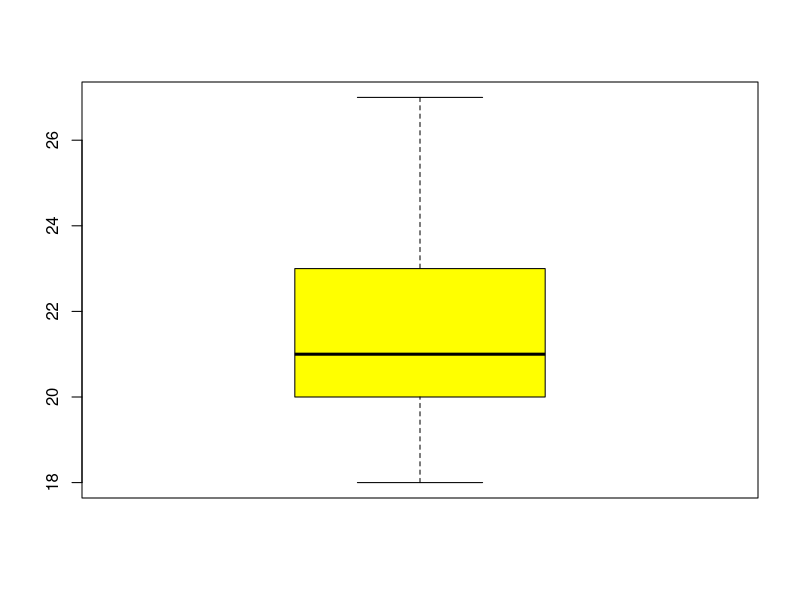
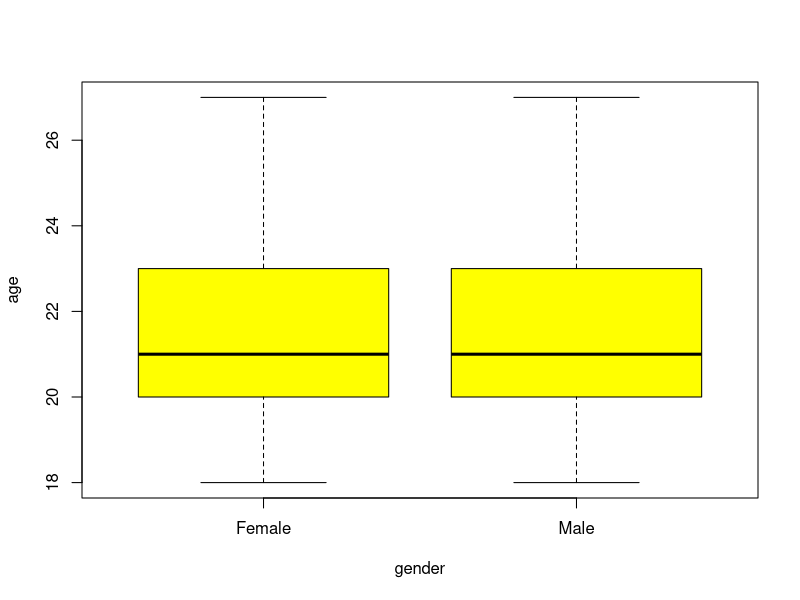
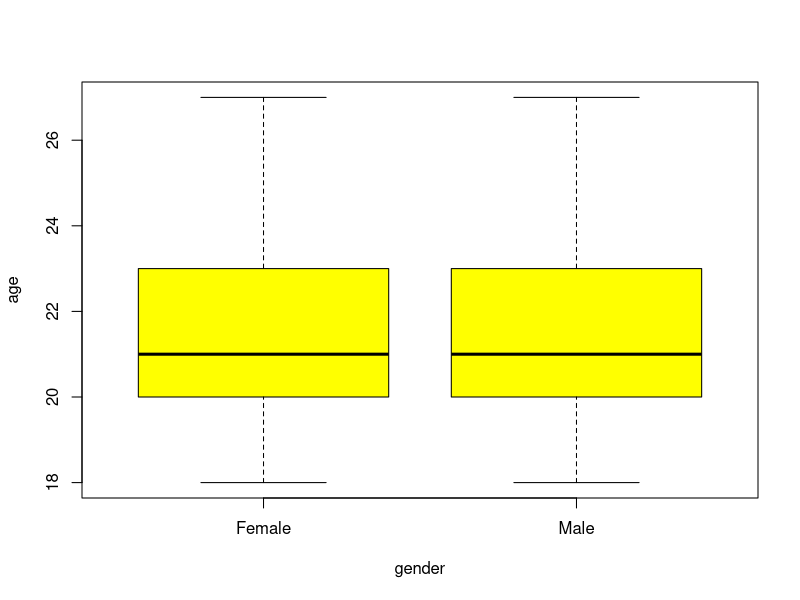
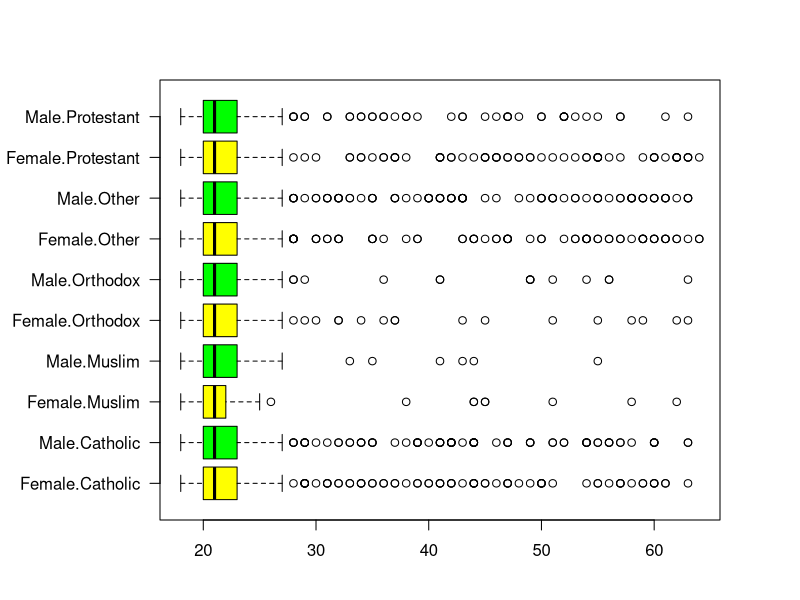
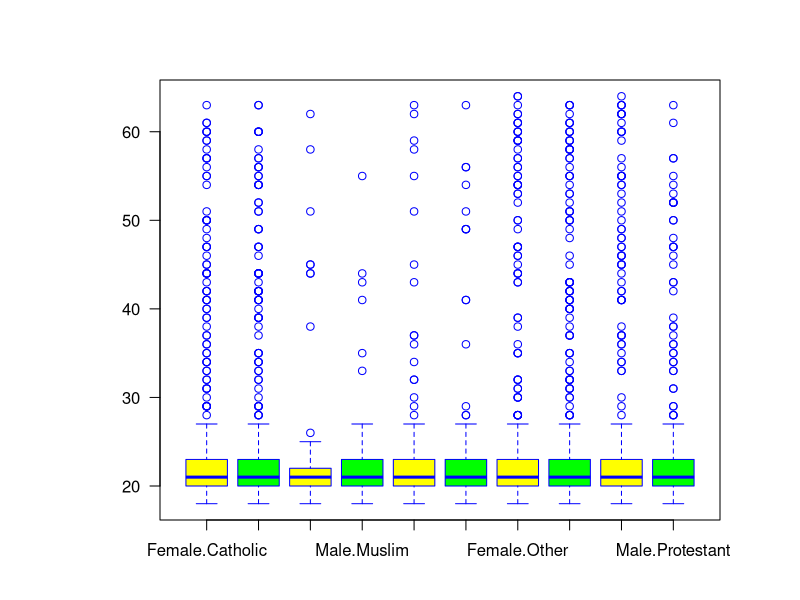
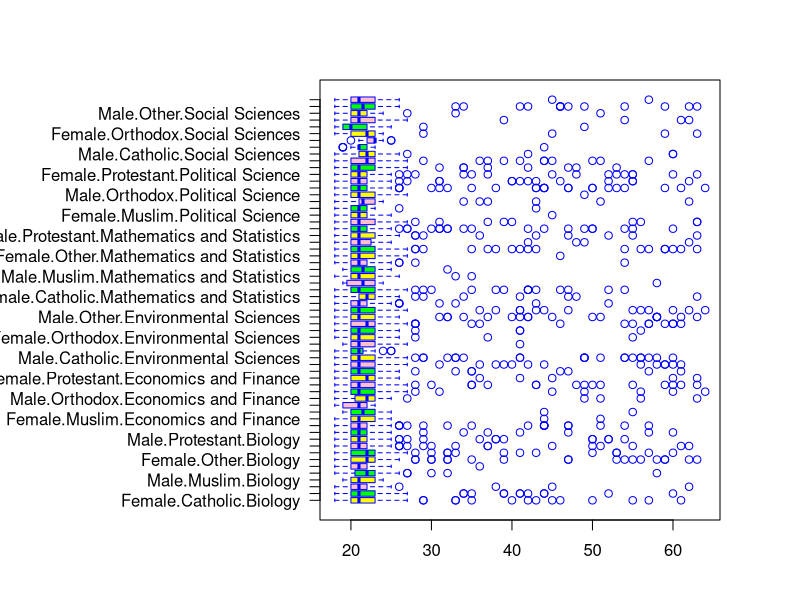

Here is the R script that generated these plots, in order: (Note: this script raises an error after producing the figures.)
df <- read.csv("students.csv")
df
head(df)

boxplot(x = df$age, 
        # data = df,
        col = "yellow",
        outline = FALSE)

boxplot(formula = age ~ gender, 
        data = df,
        col = "yellow",
        outline = FALSE)

boxplot(formula = age ~ gender, 
        data = df,
        col = "yellow",
        outline = FALSE)

par(mar = c(4, 8, 4, 4))
boxplot(formula = age ~ gender + religion, 
        data = df,
        col = c("yellow", "green"),
        horizontal = TRUE,
        outline = TRUE,
        las = 1,
        ann = FALSE)

par(mar = c(4, 8, 4, 4))
boxplot(formula = age ~ gender : religion, 
        data = df,
        col = c("yellow", "green"),
        border = "blue",
        pch = 1,
        horizontal = FALSE,
        outline = TRUE,
        las = 1,
        ann = FALSE)


par(mar = c(4, 16, 4, 4))
boxplot(formula = age ~ gender : religion : major, 
        data = df,
        col = c("yellow", "green", "pink"),
        border = "blue",
        pch = 1,
        horizontal = TRUE,
        outline = TRUE,
        las = 1,
        ann = FALSE)

# mat <- cbind(Uni05 = (1:100)/21, Norm = rnorm(100),
#              `5T` = rt(100, df = 5), Gam2 = rgamma(100, shape = 2))
# boxplot(mat) # directly, calling boxplot.matrix()

df. <- as.data.frame(mat)
boxplot(df.)

boxplot(len ~ dose, data = ToothGrowth,
        boxwex = 0.25, at = 1:3 - 0.2,
        subset = supp == "VC", col = "yellow",
        main = "Guinea Pigs' Tooth Growth",
        xlab = "Vitamin C dose mg",
        ylab = "tooth length",
        xlim = c(0.5, 3.5), ylim = c(0, 35), yaxs = "i")

boxplot(len ~ dose, data = ToothGrowth, add = TRUE,
        boxwex = 0.25, at = 1:3 + 0.2,
        subset = supp == "OJ", col = "orange")

legend(2, 9, c("Ascorbic acid", "Orange juice"),
       fill = c("yellow", "orange"))



boxplot(len ~ dose:supp, data = ToothGrowth,
        boxwex = 0.5, col = c("orange", "yellow"),
        main = "Guinea Pigs' Tooth Growth",
        xlab = "Vitamin C dose mg", ylab = "tooth length",
        sep = "--",
        lex.order = TRUE, 
        ylim = c(0, 35),
        yaxs = "i")

















